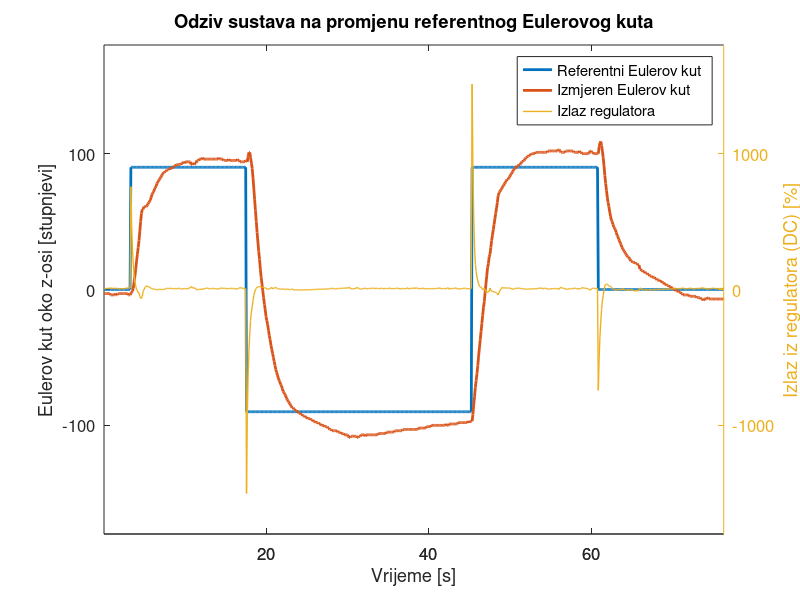

The MATLAB source for this figure:
clear all;
close all;

% load and prepare ang vel meas
meas = csvread('measurements/angle_regulation_input.csv');

meas = meas(1240:end,:,:);

angle_ref = meas(:,1);
angle = meas(:,2);
cntrl = meas(:,3);

% create time vector
t = 1:length(angle_ref);
t = t ./ 10.0; % convert to seconds
t = t';

a = [angle_ref, angle];

% plot
font_size_title = 15;
font_size = 12;

hf = figure();
[hax, h1, h2] = plotyy(t, a, t, cntrl);
xlabel("Vrijeme [s]");
ylabel(hax(1), "Eulerov kut oko z-osi [stupnjevi]");
ylabel(hax(2), "Izlaz iz regulatora (DC) [%]");
title("Odziv sustava na promjenu referentnog Eulerovog kuta", "fontsize", font_size_title);
set(hax(1), "fontsize", font_size)
set(hax(2), "fontsize", font_size)
set(h1, "linewidth", 2)
set(h2, "linewidth", 1)
ylim(hax(1), [-180 180])
ylim(hax(2), [-1800 1800])
legend('Referentni Eulerov kut', 'Izmjeren Eulerov kut', 'Izlaz regulatora')

% printing to png
print(hf, "angle_reg_user.png", '-dpng');
